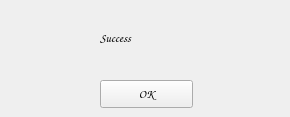
<?xml version="1.0" encoding="UTF-8"?>
<ui version="4.0">
 <class>Form</class>
 <widget class="QWidget" name="Form">
  <property name="geometry">
   <rect>
    <x>0</x>
    <y>0</y>
    <width>290</width>
    <height>117</height>
   </rect>
  </property>
  <property name="font">
   <font>
    <family>Comic Sans MS</family>
   </font>
  </property>
  <property name="windowTitle">
   <string>Success</string>
  </property>
  <widget class="QLabel" name="label1">
   <property name="geometry">
    <rect>
     <x>100</x>
     <y>20</y>
     <width>181</width>
     <height>36</height>
    </rect>
   </property>
   <property name="text">
    <string>Success</string>
   </property>
   <property name="scaledContents">
    <bool>false</bool>
   </property>
   <property name="wordWrap">
    <bool>false</bool>
   </property>
  </widget>
  <widget class="QPushButton" name="pushButton1">
   <property name="geometry">
    <rect>
     <x>100</x>
     <y>80</y>
     <width>93</width>
     <height>28</height>
    </rect>
   </property>
   <property name="text">
    <string>OK</string>
   </property>
  </widget>
  <widget class="QLabel" name="label2">
   <property name="geometry">
    <rect>
     <x>11</x>
     <y>11</y>
     <width>61</width>
     <height>61</height>
    </rect>
   </property>
   <property name="text">
    <string/>
   </property>
   <property name="pixmap">
    <pixmap>success.jpg</pixmap>
   </property>
   <property name="scaledContents">
    <bool>true</bool>
   </property>
  </widget>
 </widget>
 <resources/>
 <connections/>
</ui>
